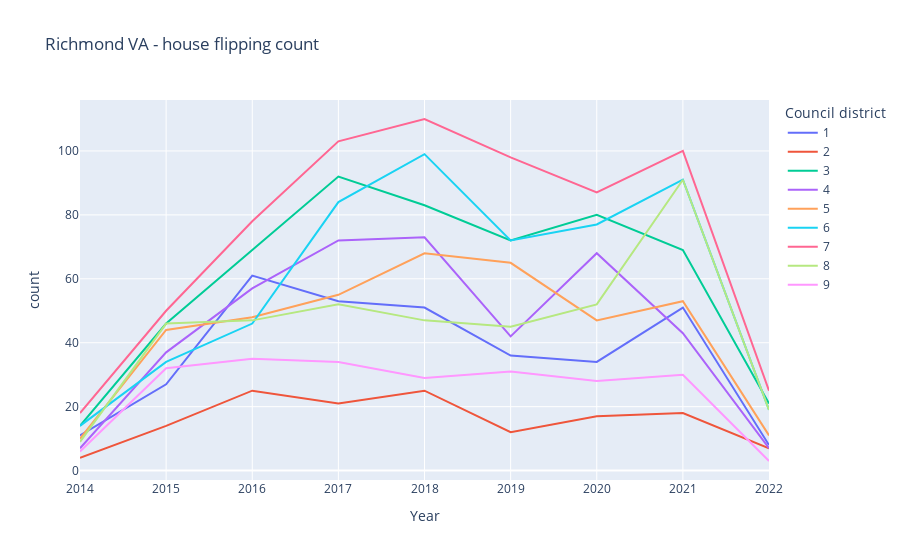

Notebook code for this chart:
### Code cell
# try with count
flips['council'] = flips['district_number_x'].astype('str').str[:1]
fynr = flips.groupby(['year','council']).agg({'roi':['mean','median','std','count']}).reset_index()
fynr.columns = ['year','dist','mean','median','std','count']
px.line(fynr, x='year', y='count', color='dist',
       title='Richmond VA - house flipping count',
       labels={
                     "year": "Year",
                     "median": "Number of flips sold",
                     "dist": "Council district"
                 })

### Figure 1 — Plotly figure (JSON) as saved in the notebook; plotly's stock layout.template omitted (floating-point values rounded to 4 significant figures)
{"data": [{"hovertemplate": "Council district=1<br>Year=%{x}<br>count=%{y}<extra></extra>", "legendgroup": "1", "line": {"color": "#636efa", "dash": "solid"}, "mode": "lines", "name": "1", "orientation": "v", "showlegend": true, "type": "scatter", "x": [2014, 2015, 2016, 2017, 2018, 2019, 2020, 2021, 2022], "xaxis": "x", "y": [11, 27, 61, 53, 51, 36, 34, 51, 8], "yaxis": "y"}, {"hovertemplate": "Council district=2<br>Year=%{x}<br>count=%{y}<extra></extra>", "legendgroup": "2", "line": {"color": "#EF553B", "dash": "solid"}, "mode": "lines", "name": "2", "orientation": "v", "showlegend": true, "type": "scatter", "x": [2014, 2015, 2016, 2017, 2018, 2019, 2020, 2021, 2022], "xaxis": "x", "y": [4, 14, 25, 21, 25, 12, 17, 18, 7], "yaxis": "y"}, {"hovertemplate": "Council district=3<br>Year=%{x}<br>count=%{y}<extra></extra>", "legendgroup": "3", "line": {"color": "#00cc96", "dash": "solid"}, "mode": "lines", "name": "3", "orientation": "v", "showlegend": true, "type": "scatter", "x": [2014, 2015, 2016, 2017, 2018, 2019, 2020, 2021, 2022], "xaxis": "x", "y": [14, 46, 69, 92, 83, 72, 80, 69, 21], "yaxis": "y"}, {"hovertemplate": "Council district=4<br>Year=%{x}<br>count=%{y}<extra></extra>", "legendgroup": "4", "line": {"color": "#ab63fa", "dash": "solid"}, "mode": "lines", "name": "4", "orientation": "v", "showlegend": true, "type": "scatter", "x": [2014, 2015, 2016, 2017, 2018, 2019, 2020, 2021, 2022], "xaxis": "x", "y": [7, 37, 57, 72, 73, 42, 68, 43, 7], "yaxis": "y"}, {"hovertemplate": "Council district=5<br>Year=%{x}<br>count=%{y}<extra></extra>", "legendgroup": "5", "line": {"color": "#FFA15A", "dash": "solid"}, "mode": "lines", "name": "5", "orientation": "v", "showlegend": true, "type": "scatter", "x": [2014, 2015, 2016, 2017, 2018, 2019, 2020, 2021, 2022], "xaxis": "x", "y": [10, 44, 48, 55, 68, 65, 47, 53, 11], "yaxis": "y"}, {"hovertemplate": "Council district=6<br>Year=%{x}<br>count=%{y}<extra></extra>", "legendgroup": "6", "line": {"color": "#19d3f3", "dash": "solid"}, "mode": "lines", "name": "6", "orientation": "v", "showlegend": true, "type": "scatter", "x": [2014, 2015, 2016, 2017, 2018, 2019, 2020, 2021, 2022], "xaxis": "x", "y": [14, 34, 46, 84, 99, 72, 77, 91, 19], "yaxis": "y"}, {"hovertemplate": "Council district=7<br>Year=%{x}<br>count=%{y}<extra></extra>", "legendgroup": "7", "line": {"color": "#FF6692", "dash": "solid"}, "mode": "lines", "name": "7", "orientation": "v", "showlegend": true, "type": "scatter", "x": [2014, 2015, 2016, 2017, 2018, 2019, 2020, 2021, 2022], "xaxis": "x", "y": [18, 50, 78, 103, 110, 98, 87, 100, 25], "yaxis": "y"}, {"hovertemplate": "Council district=8<br>Year=%{x}<br>count=%{y}<extra></extra>", "legendgroup": "8", "line": {"color": "#B6E880", "dash": "solid"}, "mode": "lines", "name": "8", "orientation": "v", "showlegend": true, "type": "scatter", "x": [2014, 2015, 2016, 2017, 2018, 2019, 2020, 2021, 2022], "xaxis": "x", "y": [9, 46, 47, 52, 47, 45, 52, 91, 19], "yaxis": "y"}, {"hovertemplate": "Council district=9<br>Year=%{x}<br>count=%{y}<extra></extra>", "legendgroup": "9", "line": {"color": "#FF97FF", "dash": "solid"}, "mode": "lines", "name": "9", "orientation": "v", "showlegend": true, "type": "scatter", "x": [2014, 2015, 2016, 2017, 2018, 2019, 2020, 2021, 2022], "xaxis": "x", "y": [6, 32, 35, 34, 29, 31, 28, 30, 3], "yaxis": "y"}], "layout": {"legend": {"title": {"text": "Council district"}, "tracegroupgap": 0}, "title": {"text": "Richmond VA - house flipping count"}, "xaxis": {"anchor": "y", "domain": [0, 1], "title": {"text": "Year"}}, "yaxis": {"anchor": "x", "domain": [0, 1], "title": {"text": "count"}}}}
